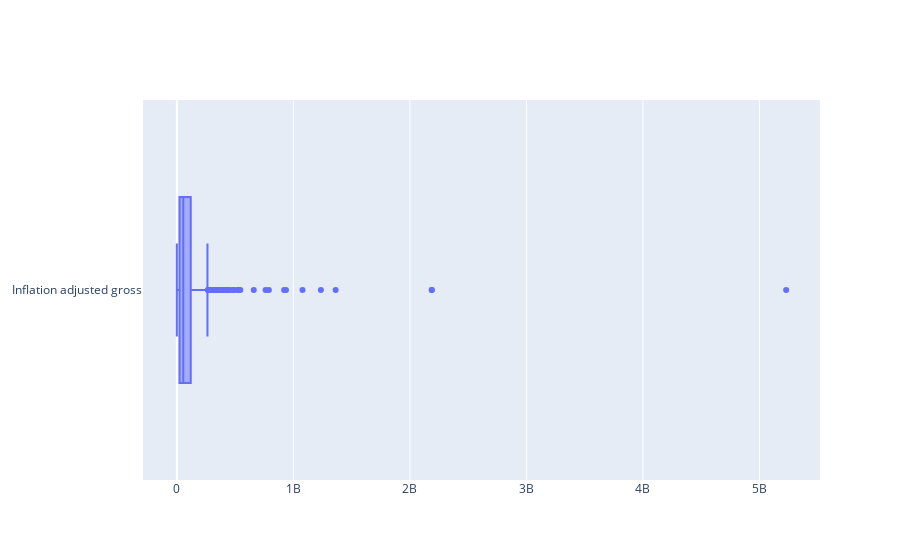

Notebook code for this chart:
### Code cell
trace0 = go.Box(x=df.inflation_adjusted_gross, name = 'Inflation adjusted gross')

data = [trace0]
iplot(data)

### Figure 1 — Plotly figure (JSON) as saved in the notebook; plotly's stock layout.template omitted (floating-point values rounded to 4 significant figures; data arrays with more than 128 entries replaced by an {"elided": "..."} marker saying what was removed)
{"data": [{"name": "Inflation adjusted gross", "type": "box", "x": {"elided": "579 int values"}}], "layout": {}}
